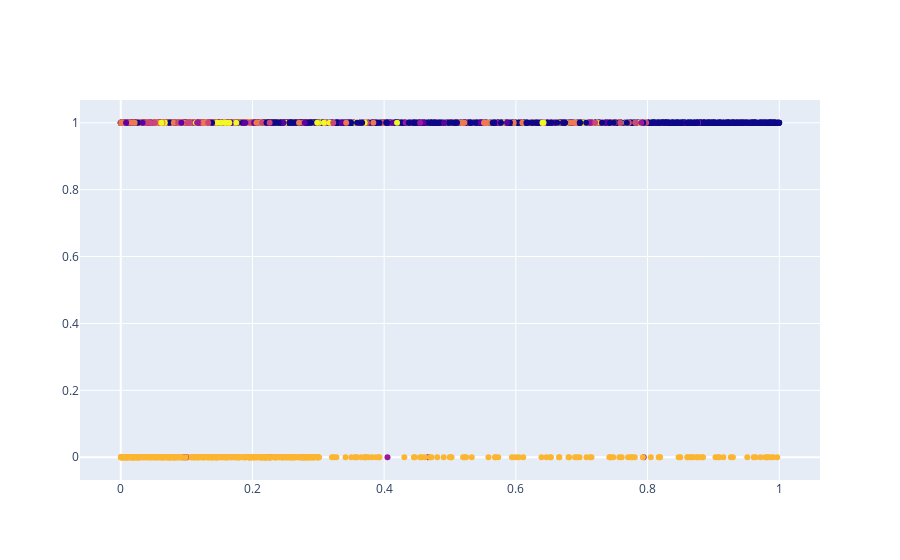

This figure's notebook cell:
### Code cell
import plotly.graph_objects as go
fig = go.Figure()
fig.add_trace(go.Scatter(x=df_np['valor_financ'], y = df_np['creliq'],
                                                        mode = 'markers',                      
                                                        marker = dict(color = agrupador.labels_.astype(np.float)),
                                                        text = labels))
fig.show()

### Figure 1 — Plotly figure (JSON) as saved in the notebook; plotly's stock layout.template omitted (floating-point values rounded to 4 significant figures; data arrays with more than 128 entries replaced by an {"elided": "..."} marker saying what was removed)
{"data": [{"marker": {"color": {"elided": "10000 int values"}}, "mode": "markers", "text": {"elided": "10000 int values"}, "type": "scatter", "x": {"elided": "10000 float values"}, "y": {"elided": "10000 int values"}}], "layout": {}}
